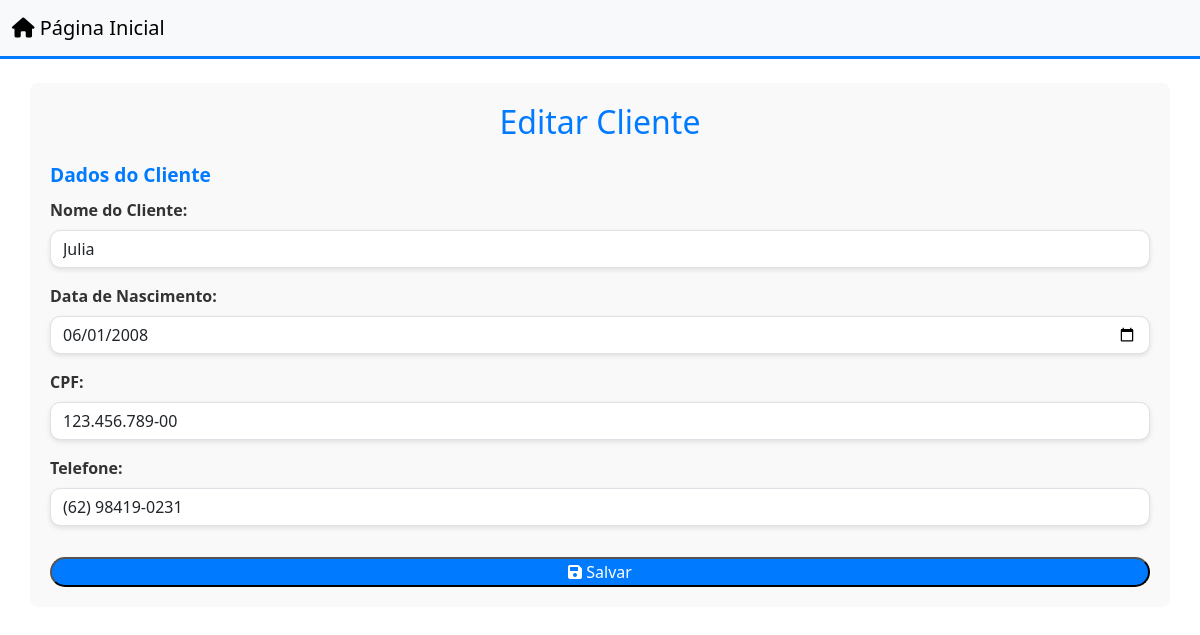
The page /cliente.php?id=1 (signed in) on the database as committed earlier.
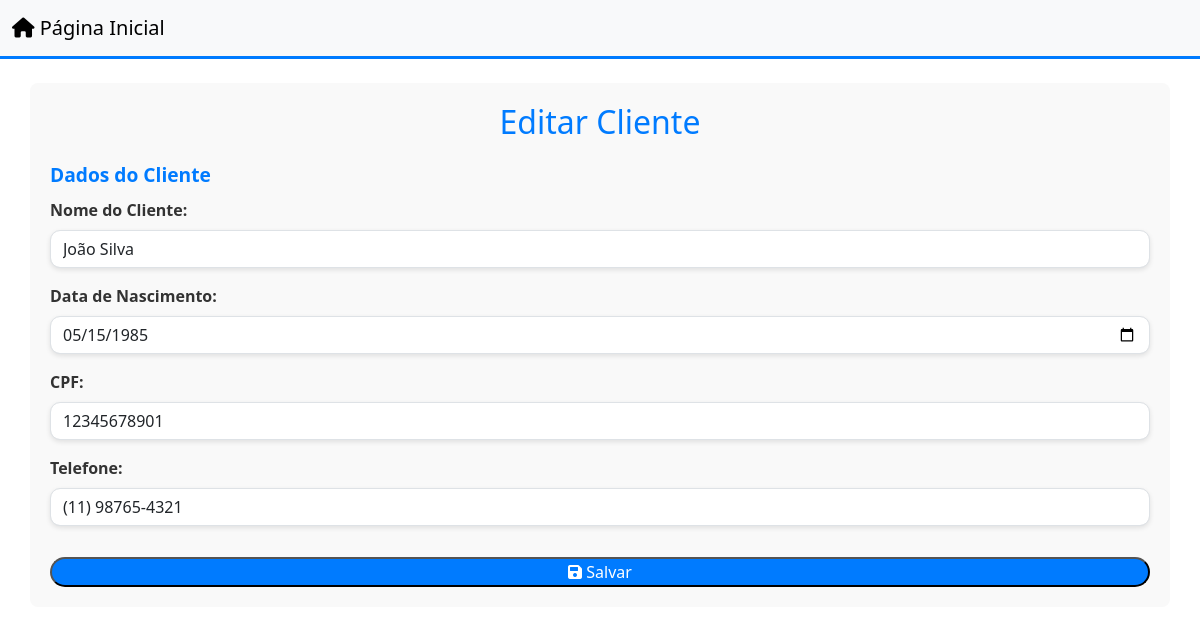
The same page on the database as committed later.
### tables this page shows
CREATE TABLE IF NOT EXISTS `cliente` (
  `idcliente` INT NOT NULL AUTO_INCREMENT,
  `cpf` VARCHAR(45) NOT NULL,
  `telefone` VARCHAR(45) NOT NULL,
  `nome` VARCHAR(100) NOT NULL,
  `data_de_nascimento` DATE NOT NULL,
  PRIMARY KEY (`idcliente`));

### public/cliente.php (the view, shortened to what this page needs)
<?php
require_once "../controle/conexao.php";
if (isset($_GET['id'])) {
    $id = $_GET['id'];
    $sql = "SELECT * FROM cliente WHERE idcliente = $id";
    $resultado = mysqli_query($conexao, $sql);
    if ($linha = mysqli_fetch_array($resultado)) {
        $nome = $linha['nome'];
        $cpf = $linha['cpf'];
        $telefone = $linha['telefone'];
        $data_de_nascimento = $linha['data_de_nascimento'];
        $botao = "Salvar";
    }
}
?>
<!DOCTYPE html>
<html lang="pt-br">
<head>
    <link href="https://cdn.jsdelivr.net/npm/bootstrap@5.3.3/dist/css/bootstrap.min.css" rel="stylesheet">
    <link href="https://cdnjs.cloudflare.com/ajax/libs/font-awesome/6.0.0-beta3/css/all.min.css" rel="stylesheet">
</head>
<body>
    <nav class="navbar navbar-expand-lg navbar-light bg-light">
        <div class="container-fluid">
            <a class="navbar-brand" href="home.php"><i class="fas fa-home"></i> Página Inicial</a>
        </div>
    </nav>
    <div class="container mt-4">
        <h1 class="text-center"><?php echo ($id > 0) ? "Editar" : "Cadastrar"; ?> Cliente</h1>
        <form action="../controle/cliente.php" method="POST" class="form-cadastro">
            <fieldset>
                <legend>Dados do Cliente</legend>
                <div class="mb-3">
                    <label for="nome" class="form-label" title="Informe o nome completo do cliente">Nome do Cliente:</label>
                    <input type="text" id="nome" name="nome" placeholder="Nome" class="form-control" value="<?php echo $nome; ?>"
                        title="Digite o nome completo do cliente" required>
                </div>
                <div class="mb-3">
                    <label for="data_de_nascimento" class="form-label" title="Informe a data de nascimento do cliente">Data de Nascimento:</label>
                    <input type="date" id="data_de_nascimento" name="data_de_nascimento" class="form-control"
                        value="<?php echo $data_de_nascimento; ?>"
                        title="Digite a data de nascimento no formato dia/mês/ano" required>
                </div>
                <div class="mb-3">
                    <label for="cpf" class="form-label" title="Informe o CPF do cliente">CPF:</label>
                    <input type="text" id="cpf" name="cpf" placeholder="CPF" class="form-control" value="<?php echo $cpf; ?>"
                        title="Digite o CPF no formato XXX.XXX.XXX-XX" required>
                </div>
                <div class="mb-3">
                    <label for="telefone" class="form-label" title="Informe o telefone do cliente">Telefone:</label>
                    <input type="text" id="telefone" name="telefone" placeholder="Telefone" class="form-control"
                        value="<?php echo $telefone; ?>"
                        title="Digite o telefone no formato (DDD) 9XXXX-XXXX" required>
                </div>
            </fieldset>
            <button type="submit" class="btn-submit btn-lg"
                title="Clique para salvar os dados do cliente">
                <i class="fas fa-save"></i> <?php echo $botao; ?>
            </button>
        </form>
    </div>
</body>
</html>

Rows that differ between the two databases and show on the page:
changed cliente: nome "Julia" → "João Silva"; data_de_nascimento "06/01/2008" → "05/15/1985"; cpf "123.456.789-00" → "12345678901"; telefone "(62) 98419-0231" → "(11) 98765-4321"
